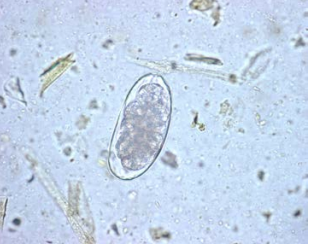
#> input picture flask-server/Strongyle2.png, 309 x 244 px, found by its file name
$ python imageProcessing.py   (older library calls are emulated)
#> lines starting #> are read from the running program, lines starting #| are printed output that depends on the picture
from PIL import Image
import cv2
import numpy as np

#def process_image(image_path):
# Import the image
image_path='image-analysis/Strongyle2.png'
image = Image.open(image_path)
#> image is the input picture: PIL image 309x244 RGBA; mean R, G, B, A 197.1, 214, 234.9, 255

# Test if the image loaded correctly
image = cv2.imread(image_path)
#> image: shape (244, 309, 3)
if image is None:
    print("Error: Unable to load image.")

# Read the image in grayscale
image = cv2.imread(image_path, cv2.IMREAD_GRAYSCALE)
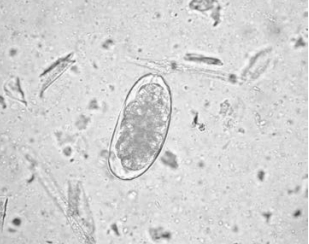
#> image: shape (244, 309); min 64, max 255, mean 211.7

# # Apply a Gaussian blur to reduce noise
# blurredImage = cv2.GaussianBlur(image, (5, 5), 0)

blurredImage = image.copy()
for _ in range(3):  # Apply 5 iterations (you can adjust the number as needed)
    blurredImage = cv2.GaussianBlur(blurredImage, (3, 3), 0)
#> this loop made 3 passes
#> pass 3, `blurredImage = cv2.GaussianBlur(blurredImage, (3, 3), 0)`:
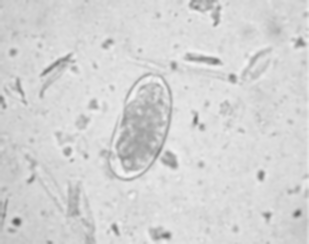
#> blurredImage: shape (244, 309); min 88, max 245, mean 211.7


# Apply Canny edge detection to detect edges
edges = cv2.Canny(blurredImage, 100, 200)
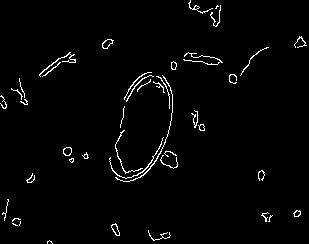
#> edges: shape (244, 309); 2.1% white in thin lines or dots

# Apply the Laplacian filter
laplacianImage = cv2.Laplacian(blurredImage, cv2.CV_64F)
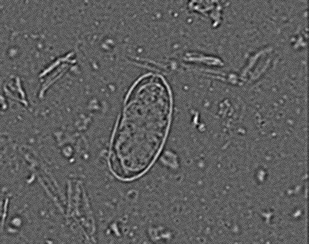
#> laplacianImage: shape (244, 309) float64; min -24, max 40, mean 0; drawn with min black and max white

# Convert the result back to an 8-bit image
sharpImage = np.uint8(np.clip(laplacianImage, 0, 255))
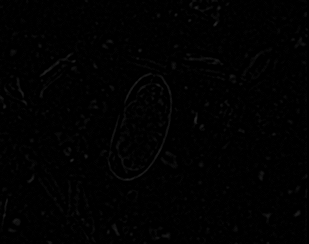
#> sharpImage: shape (244, 309); min 0, max 40, mean 1.5

# Apply thresholding to highlight edges

_, edgeImage = cv2.threshold(sharpImage, 0, 255, cv2.THRESH_BINARY + cv2.THRESH_OTSU)
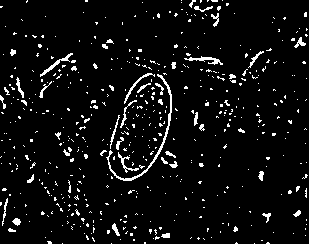
#> edgeImage: shape (244, 309); 5.7% white in thin lines or dots

# Display the original, sharpened, and edges images
cv2.imshow('Original', image)
cv2.imshow('Sharpened', sharpImage)
cv2.imshow("Edges", edgeImage)
cv2.imshow("secondEdges", edges)
cv2.waitKey(0)
cv2.destroyAllWindows()

#process_image('Strongyle.png')

$ run again, with flask-server/GetImage.png copied over flask-server/Strongyle2.png
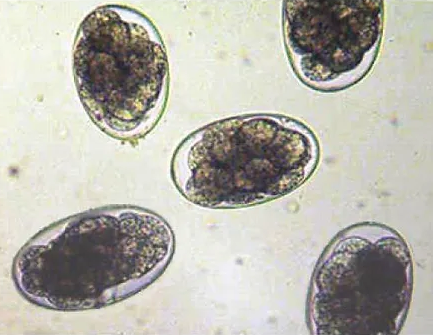
#> input picture flask-server/GetImage.png, 433 x 335 px, found by its file name
#> image is the input picture: PIL image 433x335 RGBA; mean R, G, B, A 183.5, 181.9, 172.7, 255
#> `edges = cv2.Canny(blurredImage, 100, 200)`:
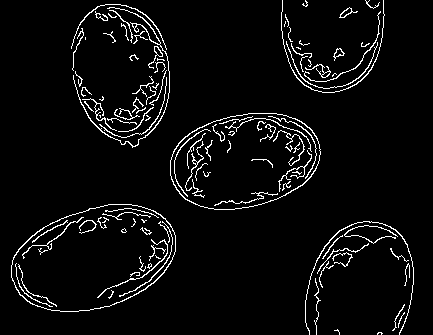
#> edges: shape (335, 433); 4.7% white in thin lines or dots
#> `_, edgeImage = cv2.threshold(sharpImage, 0, 255, cv2.THRESH_BINARY + c..`:
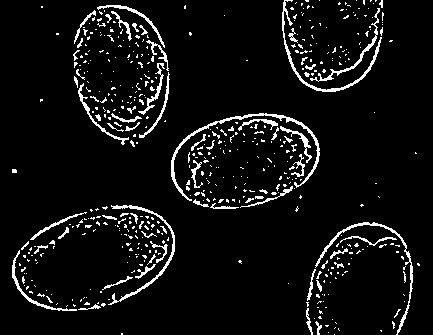
#> edgeImage: shape (335, 433); 6.4% white in thin lines or dots
